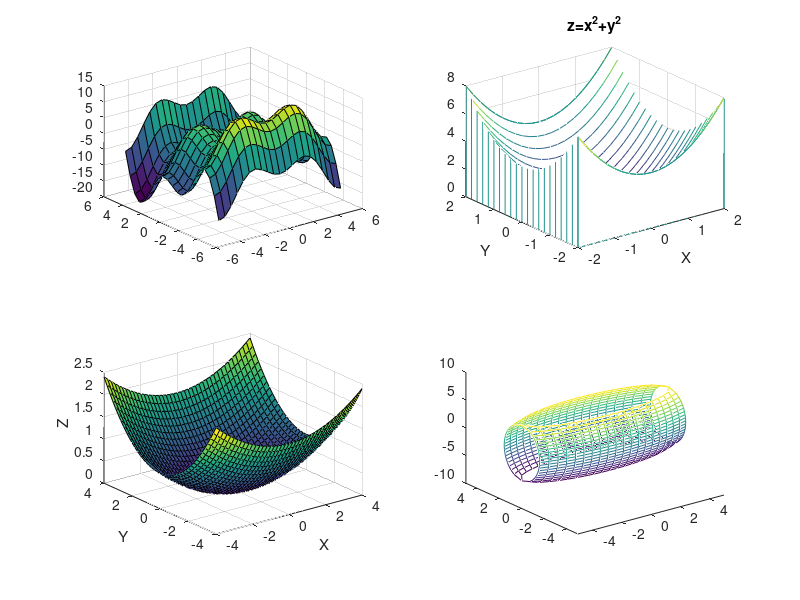

Source code (MATLAB):
close all

x=0:.1:8; 
subplot(2,2,1); 
[X,Y]=meshgrid(-5:0.5:5);
Z=2*X.*sin(X)+3*Y.*cos(Y);
surf(X,Y,Z);
subplot(2,2,2); 
[X,Y]=meshgrid(-2:0.2:2);
Z=X.^2+Y.^2;
waterfall(X,Y,Z);
title("z=x^2+y^2");
xlabel("X");
ylabel("Y");
subplot(2,2,3) 
[X,Y]=meshgrid(-4:0.2:4);
Z=(X.^2)/20+(Y.^2)/10;
surf(X,Y,Z);
zlabel("Z");
xlabel("X");
ylabel("Y");
subplot(2,2,4); 
clear;
hold off;
[X,Z]=meshgrid(linspace(-5, 5,20));
Y=sqrt(5 - (X.^2)/10 - (Z.^2)/10);
mesh(X,-Y,Z);
hold on;
mesh(X,Y,Z);

xlim([-5;5]);
ylim([-5;5]);
zlim([-10;10]);
hidden off;
grid;